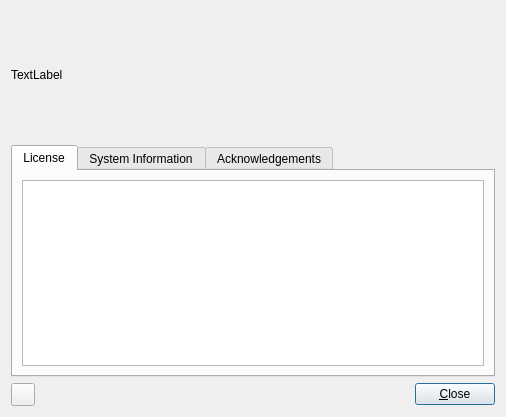
<?xml version="1.0" encoding="UTF-8"?>
<ui version="4.0">
 <class>HelpAboutDialog</class>
 <widget class="QDialog" name="HelpAboutDialog">
  <property name="geometry">
   <rect>
    <x>0</x>
    <y>0</y>
    <width>506</width>
    <height>417</height>
   </rect>
  </property>
  <property name="windowTitle">
   <string>About Profex</string>
  </property>
  <layout class="QVBoxLayout" name="verticalLayout">
   <item>
    <layout class="QHBoxLayout" name="horizontalLayout_2">
     <item>
      <widget class="QLabel" name="labelVersion">
       <property name="text">
        <string>TextLabel</string>
       </property>
      </widget>
     </item>
     <item>
      <widget class="QLabel" name="label">
       <property name="minimumSize">
        <size>
         <width>128</width>
         <height>128</height>
        </size>
       </property>
       <property name="maximumSize">
        <size>
         <width>128</width>
         <height>128</height>
        </size>
       </property>
       <property name="text">
        <string/>
       </property>
       <property name="pixmap">
        <pixmap resource="profex.qrc">:/icons/profex5.svg</pixmap>
       </property>
       <property name="scaledContents">
        <bool>true</bool>
       </property>
      </widget>
     </item>
    </layout>
   </item>
   <item>
    <widget class="QTabWidget" name="tabWidget">
     <property name="currentIndex">
      <number>0</number>
     </property>
     <widget class="QWidget" name="License">
      <attribute name="title">
       <string>License</string>
      </attribute>
      <layout class="QGridLayout" name="gridLayout">
       <item row="0" column="0">
        <widget class="QTextEdit" name="textEditLicense"/>
       </item>
      </layout>
     </widget>
     <widget class="QWidget" name="SystemInformation">
      <attribute name="title">
       <string>System Information</string>
      </attribute>
      <layout class="QGridLayout" name="gridLayout_2">
       <item row="0" column="0">
        <widget class="QTextEdit" name="textEditSysInfo"/>
       </item>
      </layout>
     </widget>
     <widget class="QWidget" name="tab">
      <attribute name="title">
       <string>Acknowledgements</string>
      </attribute>
      <layout class="QGridLayout" name="gridLayout_3">
       <item row="0" column="0">
        <widget class="QTextEdit" name="textEditAck"/>
       </item>
      </layout>
     </widget>
    </widget>
   </item>
   <item>
    <layout class="QHBoxLayout" name="horizontalLayout">
     <item>
      <widget class="QToolButton" name="toolButtonClipboard">
       <property name="toolTip">
        <string>Copy system information to clipboard</string>
       </property>
       <property name="icon">
        <iconset theme="profex-document-copy">
         <normaloff>.</normaloff>.</iconset>
       </property>
      </widget>
     </item>
     <item>
      <spacer name="horizontalSpacer">
       <property name="orientation">
        <enum>Qt::Horizontal</enum>
       </property>
       <property name="sizeHint" stdset="0">
        <size>
         <width>40</width>
         <height>20</height>
        </size>
       </property>
      </spacer>
     </item>
     <item>
      <widget class="QPushButton" name="pushButtonClose">
       <property name="text">
        <string>&amp;Close</string>
       </property>
      </widget>
     </item>
    </layout>
   </item>
  </layout>
 </widget>
 <tabstops>
  <tabstop>tabWidget</tabstop>
  <tabstop>textEditLicense</tabstop>
  <tabstop>textEditSysInfo</tabstop>
  <tabstop>textEditAck</tabstop>
  <tabstop>toolButtonClipboard</tabstop>
  <tabstop>pushButtonClose</tabstop>
 </tabstops>
 <resources>
  <include location="profex.qrc"/>
 </resources>
 <connections>
  <connection>
   <sender>pushButtonClose</sender>
   <signal>clicked()</signal>
   <receiver>HelpAboutDialog</receiver>
   <slot>accept()</slot>
   <hints>
    <hint type="sourcelabel">
     <x>495</x>
     <y>406</y>
    </hint>
    <hint type="destinationlabel">
     <x>263</x>
     <y>283</y>
    </hint>
   </hints>
  </connection>
  <connection>
   <sender>toolButtonClipboard</sender>
   <signal>clicked()</signal>
   <receiver>HelpAboutDialog</receiver>
   <slot>toClipboard()</slot>
   <hints>
    <hint type="sourcelabel">
     <x>22</x>
     <y>390</y>
    </hint>
    <hint type="destinationlabel">
     <x>83</x>
     <y>386</y>
    </hint>
   </hints>
  </connection>
 </connections>
 <slots>
  <slot>toClipboard()</slot>
 </slots>
</ui>
